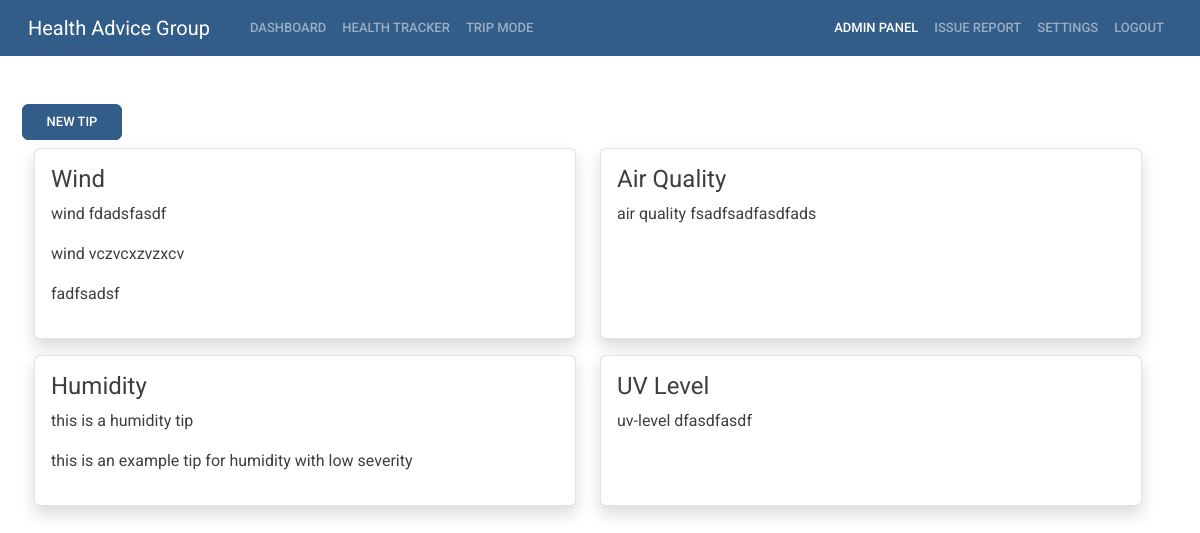
The app's page /pages/admin-manage-tip.php (signed in) with its own data.
### tables this page shows
CREATE TABLE `tips` (
  `id` int(11) NOT NULL,
  `preference` varchar(15) NOT NULL,
  `tip` varchar(63) NOT NULL,
  `severity` tinyint(1) NOT NULL
);

### pages/user.php (called while the page is built, shortened)
<?php
    class User {
        function __construct($id,$first_name,$last_name,$email,$password,$country,$postcode,$preferences,$theme,$level){
            $this->theme = $theme;
        }
        static function load_by_id($id) {
            $conn = connect();
            $sql = "SELECT * FROM users WHERE id=".$id;
            $result = mysqli_query($conn,$sql);
            $row = mysqli_fetch_assoc($result);
            $sql = "SELECT * FROM preferences WHERE user_id=".$id;
            $result = mysqli_query($conn,$sql);
            $preferences = mysqli_fetch_assoc($result);
            return new User($row["id"], $row['first_name'], $row['last_name'], $row['email'], $row['password'], $row["country"],$row["postcode"],$preferences,$row["theme"],$row["level"]);
        }
    }
?>

### pages/admin-manage-tip.php (the view, shortened to what this page needs)
<?php
require "./user.php";
if (isset($_SESSION["user"]) == false){
    header("Location: ./");
}
else {
    $user = User::load_by_id($_SESSION["user"]);
}
?>
<!doctype html>
<html lang="en">
  <head>
    <link rel="stylesheet" href="https://cdn.jsdelivr.net/npm/bootstrap@4.4.1/dist/css/bootstrap.min.css">
    <link rel="stylesheet" href="https://use.fontawesome.com/releases/v5.11.2/css/all.css">
    <link rel="stylesheet" href="../styles/<?php echo $user->theme?>">
  </head>
  <body>
    <?php
    include "nav.php";
    $conn = connect();
    ?>
    <div class="container">
        <div class="row pt-5">
            <div class="col-md-12 px-1">
                <div class="row">
                    <button class="btn btn-primary" data-bs-toggle="modal" data-bs-target="#new_tip" style="max-width:100px">New Tip</button>
                    <div class="row py-2">
                        <div class="col-md-6">
                            <div class="shadow card" style="height:100%;max-height:300px">
                                <div class="card-body">
                                    <h4 class="card-title">Wind</h4>
                                    <?php
                                        $sql = "SELECT * FROM tips WHERE preference='wind'";
                                        $result = mysqli_query($conn,$sql);
                                        while ($row = $result->fetch_assoc()){
                                            echo '<p>'.$row["tip"].'</p>';
                                        }
                                    ?>
                                </div>
                            </div>
                        </div>
                        <div class="col-md-6">
                            <div class="shadow card" style="height:100%;max-height:300px">
                                <div class="card-body">
                                    <h4 class="card-title">Air Quality</h4>
                                    <?php
                                        $sql = "SELECT * FROM tips WHERE preference='air_quality'";
                                        $result = mysqli_query($conn,$sql);
                                        while ($row = $result->fetch_assoc()){
                                            echo '<p>'.$row["tip"].'</p>';
                                        }
                                    ?>
                                </div>
                            </div>
                        </div>
                    </div>
                    <div class="row py-2">
                        <div class="col-md-6">
                            <div class="shadow card" style="height:100%;max-height:300px">
                                <div class="card-body">
                                    <h4 class="card-title">Humidity</h4>
                                    <?php
                                        $sql = "SELECT * FROM tips WHERE preference='humidity'";
                                        $result = mysqli_query($conn,$sql);
                                        while ($row = $result->fetch_assoc()){
                                            echo '<p>'.$row["tip"].'</p>';
                                        }
                                    ?>
                                </div>
                            </div>
                        </div>
                        <div class="col-md-6">
                            <div class="shadow card" style="height:100%;max-height:300px">
                                <div class="card-body">
                                    <h4 class="card-title">UV Level</h4>
                                    <?php
                                        $sql = "SELECT * FROM tips WHERE preference='uv_level'";
                                        $result = mysqli_query($conn,$sql);
                                        while ($row = $result->fetch_assoc()){
                                            echo '<p>'.$row["tip"].'</p>';
                                        }
                                    ?>
                                </div>
                            </div>
                        </div>
                    </div>
                </div>
            </div>
        </div>
    </div>
  </body>
</html>

### records on screen
tips: tip "wind fdadsfasdf"
tips: tip "wind vczvcxzvzxcv"
tips: tip "fadfsadsf"
tips: tip "air quality fsadfsadfasdfads"
tips: tip "this is a humidity tip"
tips: tip "this is an example tip for humidity with low severity"
tips: tip "uv-level dfasdfasdf"
